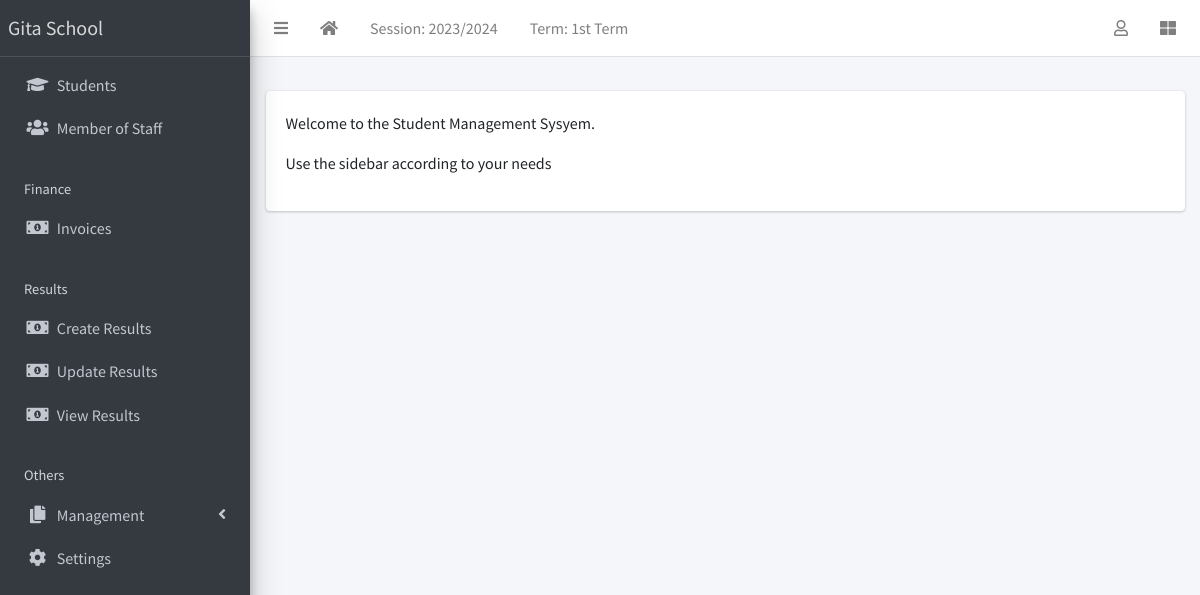
The app's page / (signed in) with its own data.
### apps/corecode/models.py (models this page shows, shortened)
class AcademicSession(models.Model):
    name = models.CharField(max_length=200, unique=True)
    current = models.BooleanField(default=True)
    class Meta:
        ordering = ["-name"]

class AcademicTerm(models.Model):
    name = models.CharField(max_length=20, unique=True)
    current = models.BooleanField(default=True)
    class Meta:
        ordering = ["name"]

class SiteConfig(models.Model):
    key = models.SlugField()
    value = models.CharField(max_length=200)

### apps/corecode/views.py (the view)
# urls.py: path("", IndexView.as_view(), name="home"),
class IndexView(LoginRequiredMixin, TemplateView):
    template_name = "index.html"

### apps/corecode/context_processors.py (called while the page is built)
def site_defaults(request):
    current_session = AcademicSession.objects.get(current=True)
    current_term = AcademicTerm.objects.get(current=True)
    vals = SiteConfig.objects.all()
    contexts = {
        "current_session": current_session.name,
        "current_term": current_term.name,
    }
    for val in vals:
        contexts[val.key] = val.value
    return contexts

### templates/index.html
{% extends 'base.html' %}
{% block content %}
  <p>Welcome to the Student Management Sysyem.</p>
  <p> Use the sidebar according to your needs</p>
{% endblock content %}

### templates/base.html (shortened to what this page needs)
{% load static %}
<!DOCTYPE html>
<html lang="en">
<head>
  <link rel="stylesheet" href="{% static 'plugins/fontawesome-free/css/all.min.css' %}">
  <link rel="stylesheet" href="{% static 'plugins/toastr/toastr.min.css' %}">
  <link rel="stylesheet"
    href="{% static 'plugins/overlayScrollbars/css/OverlayScrollbars.min.css' %}">
  <link rel="stylesheet" href="{% static 'plugins/Datatables/datatables.min.css' %}" />
  <link rel="stylesheet" href="{% static 'dist/css/adminlte.min.css' %}">
</head>
<body
  class="hold-transition sidebar-mini layout-fixed layout-navbar-fixed layout-footer-fixed">
  <div class="wrapper">
    <nav class="main-header navbar navbar-expand navbar-white navbar-light">
      <ul class="navbar-nav">
        <li class="nav-item">
          <a class="nav-link" data-widget="pushmenu" href="#" role="button"><i
              class="fas fa-bars"></i></a>
        </li>
        <li class="nav-item d-none d-sm-inline-block">
          <a href="{% url 'home' %} " class="nav-link"><i class="fa fa-home"></i></a>
        </li>
        <li class="nav-item d-none d-sm-inline-block">
          <a href="{% url 'current-session' %}" class="nav-link">Session: {{ current_session }}</a>
        </li>
        <li class="nav-item d-none d-sm-inline-block">
          <a href="{% url 'current-session' %}" class="nav-link">Term: {{ current_term }}</a>
        </li>
      </ul>
      <ul class="navbar-nav ml-auto">
        <li class="nav-item dropdown">
          <a class="nav-link" data-toggle="dropdown" href="#">
            <i class="far fa-user"></i>
          </a>
        </li>
        <li class="nav-item">
          <a class="nav-link" data-widget="control-sidebar" data-slide="true"
            href="#" role="button"><i class="fas fa-th-large"></i></a>
        </li>
      </ul>
    </nav>
    <aside class="main-sidebar sidebar-dark-primary elevation-4">
      <a href="{% url 'home' %}" class="brand-link">{{ school_name | default:"MySchool" }}</a>
      <div class="sidebar">
        <nav class="mt-2">
          <ul class="nav nav-pills nav-sidebar flex-column"
            data-widget="treeview" role="menu" data-accordion="false">
            <li class="nav-item">
              <a href="{% url 'student-list' %}" class="nav-link">
                <i class="nav-icon fas fa-graduation-cap"></i>
                <p>
                  Students
                </p>
              </a>
            </li>
            <li class="nav-item">
              <a href="{% url 'staff-list' %}" class="nav-link">
                <i class="nav-icon fas fa-users"></i>
                <p>
                  Member of Staff
                </p>
              </a>
            </li>
            <li class="nav-header">Finance</li>
            <li class="nav-item">
              <a href="{% url 'invoice-list' %}" class="nav-link">
                <i class="nav-icon fas fa-money-bill-alt"></i>
                <p>
                  Invoices
                </p>
              </a>
            </li>
            <li class="nav-header">Results</li>
            <li class="nav-item">
              <a href="{% url 'create-result' %}" class="nav-link">
                <i class="nav-icon fas fa-money-bill-alt"></i>
                <p>
                  Create Results
                </p>
              </a>
            </li>
            <li class="nav-item">
              <a href="{% url 'edit-results' %}" class="nav-link">
                <i class="nav-icon fas fa-money-bill-alt"></i>
                <p>
                  Update Results
                </p>
              </a>
            </li>
            <li class="nav-item">
              <a href="{% url 'view-results' %}" class="nav-link">
                <i class="nav-icon fas fa-money-bill-alt"></i>
                <p>
                  View Results
                </p>
              </a>
            </li>
            <li class="nav-header">Others</li>
            <li class="nav-item has-treeview">
              <a href="#" class="nav-link">
                <i class="nav-icon fas fa-copy"></i>
                <p>
                  Management
                  <i class="fas fa-angle-left right"></i>
                </p>
              </a>
            </li>
            <li class="nav-item">
              <a href="{% url 'configs' %}" class="nav-link">
                <i class="nav-icon fas fa-cog"></i>
                <p>
                  Settings
                </p>
              </a>
            </li>
          </ul>
        </nav>
      </div>
    </aside>
    <div class="content-wrapper">
      <section class="content-header">
      </section>
      <section class="content">
        <div class="container-fluid">
          <div class="row">
            <div class="col-md-12">
              {% block fullcard %}
              <div class="card">
                <div class="card-body">
                  <div class="row">
                    <div class="col">
                      {% block content %}
                      {% endblock content %}
                    </div>
                  </div>
                </div>
              </div>
              {% endblock fullcard %}
            </div>
          </div>
        </div>
      </section>
    </div>
  </div>
</body>
</html>

### records on screen
AcademicSession: name "2023/2024"
AcademicTerm: name "1st Term"
SiteConfig: value "Gita School"
